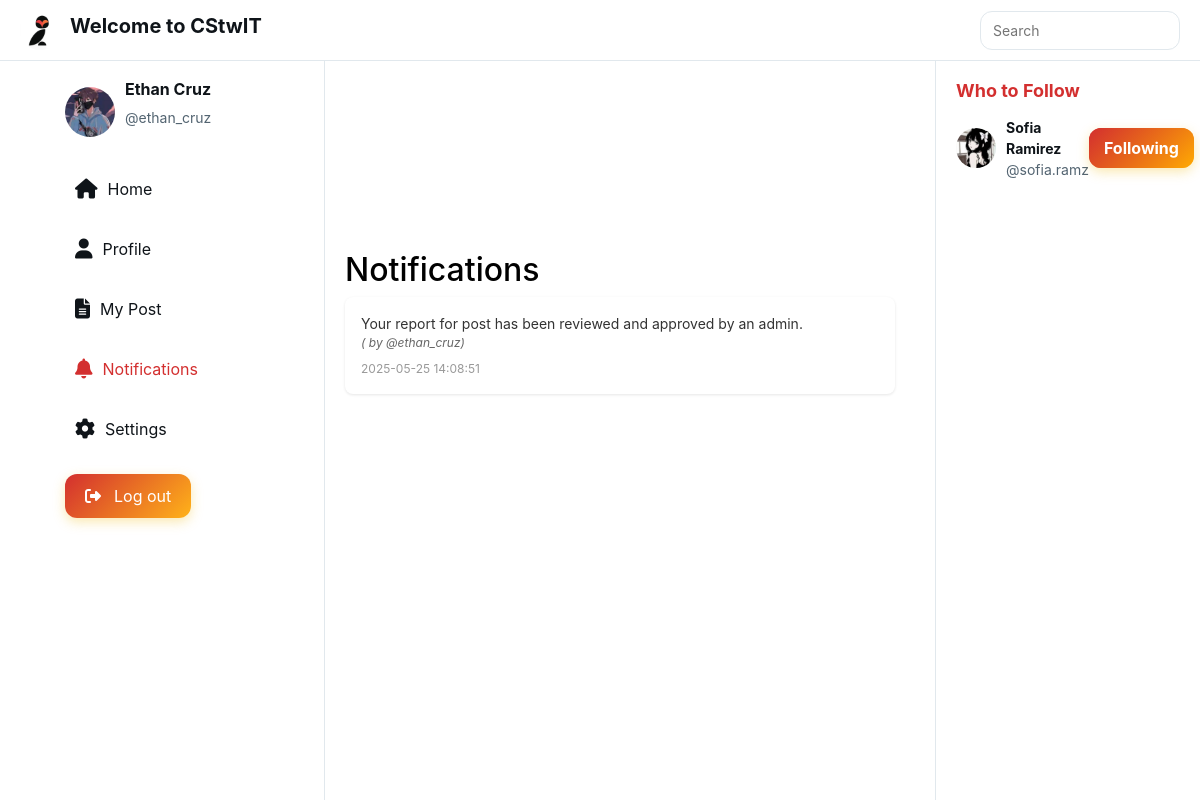
Page /client/notifications.php (signed in) on the committed database.
### tables this page shows
CREATE TABLE `users` (
  `id` int(11) NOT NULL,
  `username` varchar(50) NOT NULL,
  `email` varchar(100) NOT NULL,
  `password` varchar(255) NOT NULL,
  `role` enum('user','admin') DEFAULT 'user',
  `status` varchar(50) DEFAULT 'active',
  `profile_pic` varchar(255) DEFAULT 'default.jpg',
  `name` varchar(100) DEFAULT NULL,
  `bio` text DEFAULT NULL,
  `created_at` timestamp NOT NULL DEFAULT current_timestamp(),
  `deletion_reason` text DEFAULT NULL,
  `ban_version` int(11) DEFAULT 0
);

CREATE TABLE `notifications` (
  `id` int(11) NOT NULL,
  `user_id` int(11) DEFAULT NULL,
  `message` text NOT NULL,
  `created_at` timestamp NOT NULL DEFAULT current_timestamp(),
  `type` enum('like','comment','repost') NOT NULL,
  `related_user_id` int(11) NOT NULL,
  `related_post_id` int(11) NOT NULL,
  `read_at` timestamp NULL DEFAULT NULL
);

### api/fetch_notifications.php (called while the page is built, shortened)
<?php
include_once '../config/database.php';
$user_id = $_SESSION['user_id'];
try {
    $stmt = $conn->prepare("
        SELECT n.id, n.message, n.created_at, n.related_post_id, n.type, u.username AS related_username
        FROM notifications n
        LEFT JOIN users u ON n.related_user_id = u.id
        WHERE n.user_id = ?
        ORDER BY n.created_at DESC
        LIMIT 50
    ");
    $stmt->execute([$user_id]);
    $notifications = $stmt->fetchAll(PDO::FETCH_ASSOC);
} catch (PDOException $e) {
    error_log("Error fetching notifications: " . $e->getMessage());
    $notifications = [];
}
?>

### client/notifications.php (the view, shortened to what this page needs)
<?php
include_once 'includes/header.php';
include 'includes/left_sidebar.php';
include 'includes/right_sidebar.php';
include_once '../config/database.php';
include_once '../api/fetch_notifications.php';
?>
<div class="notifications-container" >
    <h2 style = color:black;>Notifications</h2>
    <?php if (isset($notifications) && is_array($notifications) && !empty($notifications)): ?>
        <?php foreach ($notifications as $notification): ?>
            <div class="notification">
                <p>
                    <?php echo htmlspecialchars($notification['message']); ?>
                    <small>(<?php echo htmlspecialchars($notification['type']); ?> by @<?php echo htmlspecialchars($notification['related_username'] ?? 'Unknown'); ?>)</small>
                </p>
                <small><?php echo htmlspecialchars($notification['created_at']); ?></small>
            </div>
        <?php endforeach; ?>
    <?php else: ?>
        <p>No notifications yet.</p>
    <?php endif; ?>
</div>

### client/includes/left_sidebar.php (shortened to what this page needs)
<?php
include '../config/database.php';
$current_page = basename($_SERVER['PHP_SELF']);
$is_auth_page = ($current_page == 'login.php' || $current_page == 'register.php');
if (isset($_SESSION['user_id'])) {
    try {
        $stmt = $conn->prepare("SELECT name, username, profile_pic FROM users WHERE id = ?");
        $stmt->execute([$_SESSION['user_id']]);
        $user = $stmt->fetch(PDO::FETCH_ASSOC);
        if ($user) {
            $name = $user['name'] ?? 'User';
            $username = $user['username'] ?? 'yourusername';
            $profile_pic = $user['profile_pic'] ?? 'default.jpg';
        } else {
            $name = 'User';
            $username = 'yourusername';
            $profile_pic = 'default.jpg';
        }
    } catch (PDOException $e) {
        error_log("Database error fetching user or notifications: " . $e->getMessage());
        $name = 'User';
        $username = 'yourusername';
        $profile_pic = 'default.jpg';
        $initial_notification_count = 0;
    }
} else {
    $name = 'User';
    $username = 'yourusername';
    $profile_pic = 'default.jpg';
    $initial_notification_count = 0;
}
?>
<!DOCTYPE html>
<html lang="en">
<head>
    <link rel="stylesheet" href="../assets/style.css">
    <link rel="stylesheet" href="https://cdnjs.cloudflare.com/ajax/libs/font-awesome/6.4.2/css/all.min.css">
    <link rel="stylesheet" href="https://stackpath.bootstrapcdn.com/bootstrap/4.5.2/css/bootstrap.min.css">
</head>
<body<?php echo $is_auth_page ? ' class="auth-page"' : ''; ?>>
    <?php if (!$is_auth_page): ?>
    <div class="left-sidebar">
        <div class="profile-summary">
            <div class="profile-pic">
                <img src="../assets/uploads/<?php echo htmlspecialchars($profile_pic); ?>" alt="Profile Picture">
            </div>
            <div class="profile-info">
                <h3><?php echo htmlspecialchars($name); ?></h3>
                <p>@<?php echo htmlspecialchars($username); ?></p>
            </div>
        </div>
        <nav class="cs-nav">
            <a href="index.php" class="<?php echo ($current_page == 'index.php') ? 'active' : ''; ?>">
                <span class="nav-icon"><i class="fas fa-home"></i></span>
                <span class="nav-text">Home</span>
            </a>
            <a href="profile.php" class="<?php echo ($current_page == 'profile.php') ? 'active' : ''; ?>">
                <span class="nav-icon"><i class="fas fa-user"></i></span>
                <span class="nav-text">Profile</span>
            </a>
            <a href="my_post.php" class="<?php echo ($current_page == 'my_post.php') ? 'active' : ''; ?>">
                <span class="nav-icon"><i class="fas fa-file-alt"></i></span>
                <span class="nav-text">My Post</span>
            </a>
            <a href="notifications.php" class="<?php echo ($current_page == 'notifications.php') ? 'active' : ''; ?>">
                <span class="nav-icon notification-badge">
                    <i class="fas fa-bell"></i>
                </span>
                <span class="nav-text">Notifications</span>
            </a>
            <a href="settings.php" class="<?php echo ($current_page == 'settings.php') ? 'active' : ''; ?>">
                <span class="nav-icon"><i class="fas fa-cog"></i></span>
                <span class="nav-text">Settings</span>
            </a>
        </nav>
        <div class="logout-container">
            <a href="logout.php" class="logout-btn">
                <i class="fas fa-sign-out-alt mr-2"></i> Log out
            </a>
        </div>
    </div>
    <div class="main-content">
    </div>
    <?php endif; ?>
</body>
</html>

### client/includes/right_sidebar.php (shortened to what this page needs)
<?php
$db_path = dirname(dirname(__DIR__)) . '/config/database.php';
$session_path = __DIR__ . '/session.php';
if (!file_exists($db_path)) {
    error_log("Database file not found at: $db_path");
    $users_to_follow = [];
} elseif (!file_exists($session_path)) {
    error_log("Session file not found at: $session_path");
    $users_to_follow = [];
} else {
    try {
        if (!isset($_SESSION['user_id'])) {
            error_log("User not logged in for right sidebar. Session: " . print_r($_SESSION, true));
            $users_to_follow = [];
        } else {
            $stmt = $conn->prepare("SELECT id, username, profile_pic, name, created_at
                                    FROM users
                                    WHERE status = 'active'
                                    AND id != ?
                                    AND role != 'admin'
                                    ORDER BY created_at DESC
                                    LIMIT 5");
            $stmt->execute([$_SESSION['user_id']]);
            $users_to_follow = $stmt->fetchAll(PDO::FETCH_ASSOC);
        }
    } catch (PDOException $e) {
        error_log("Database error in right sidebar: " . $e->getMessage());
        $users_to_follow = [];
    }
}
?>
    <div class="follow-suggestions">
        <div class="suggestions-header">
            <h2>Who to Follow</h2>
        </div>
        <div class="suggestions-list">
            <?php if (empty($users_to_follow)): ?>
                <div class="suggestion-item">
                    <div class="suggestion-info">
                        <span class="suggestion-fullname">No suggestions available.</span>
                    </div>
                </div>
            <?php else: ?>
                <?php foreach ($users_to_follow as $user): ?>
                <div class="suggestion-item">
                    <div class="suggestion-user">
                        <div class="suggestion-avatar">
                            <img src="../assets/uploads/<?php echo htmlspecialchars($user['profile_pic'] ?? 'default.jpg'); ?>" alt="<?php echo htmlspecialchars($user['username']); ?>'s profile">
                        </div>
                        <div class="suggestion-info">
                            <?php if (!empty($user['name'])): ?>
                                <span class="suggestion-fullname"><?php echo htmlspecialchars($user['name']); ?></span>
                            <?php endif; ?>
                            <span class="suggestion-username">@<?php echo htmlspecialchars($user['username']); ?></span>
                        </div>
                    </div>
                    <div class="suggestion-action">
                        <button class="follow-toggle-btn <?php echo $user['is_followed'] ? 'following' : ''; ?>"
                                data-user-id="<?php echo $user['id']; ?>"
                                data-followed="<?php echo $user['is_followed'] ? 'true' : 'false'; ?>">
                            <?php echo $user['is_followed'] ? 'Following' : 'Follow'; ?>
                        </button>
                    </div>
                </div>
                <?php endforeach; ?>
            <?php endif; ?>
        </div>
    </div>
</div>

### client/includes/left_sidebar.php (style rules this page uses)
.notification-badge { position: relative; display: inline-block; }

### rows in the picture
users: profile_pic (picture), name "Ethan Cruz", username "ethan_cruz"
users: profile_pic (picture), name "Sofia Ramirez", username "sofia.ramz"
notifications: message "Your report for post has been reviewed and approved by an admin.", user.username "ethan_cruz", created_at "2025-05-25 14:08:51"
